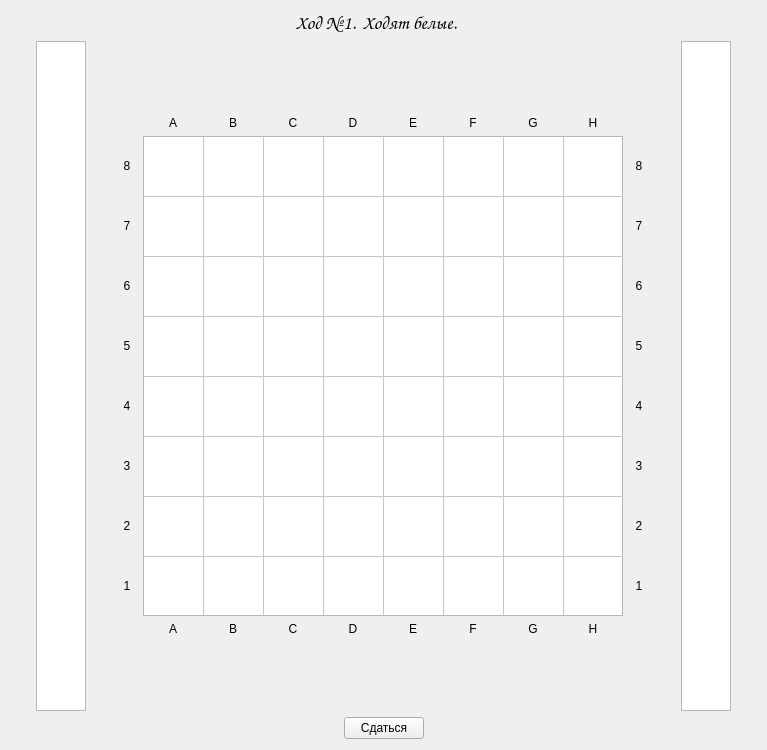
<?xml version="1.0" encoding="UTF-8"?>
<ui version="4.0">
 <class>gameWindow</class>
 <widget class="QMainWindow" name="gameWindow">
  <property name="geometry">
   <rect>
    <x>0</x>
    <y>0</y>
    <width>767</width>
    <height>750</height>
   </rect>
  </property>
  <property name="windowTitle">
   <string>Шахматы</string>
  </property>
  <widget class="QWidget" name="centralWidget">
   <layout class="QVBoxLayout" name="verticalLayout">
    <item>
     <layout class="QHBoxLayout" name="horizontalLayout_2">
      <item>
       <spacer name="horizontalSpacer">
        <property name="orientation">
         <enum>Qt::Horizontal</enum>
        </property>
        <property name="sizeHint" stdset="0">
         <size>
          <width>40</width>
          <height>20</height>
         </size>
        </property>
       </spacer>
      </item>
      <item>
       <widget class="QLabel" name="step">
        <property name="font">
         <font>
          <family>Comic Sans MS</family>
          <pointsize>14</pointsize>
         </font>
        </property>
        <property name="text">
         <string>Ход №1.</string>
        </property>
       </widget>
      </item>
      <item>
       <widget class="QLabel" name="color">
        <property name="font">
         <font>
          <family>Comic Sans MS</family>
          <pointsize>14</pointsize>
         </font>
        </property>
        <property name="text">
         <string>Ходят белые.</string>
        </property>
       </widget>
      </item>
      <item>
       <widget class="QLabel" name="sit">
        <property name="font">
         <font>
          <family>Comic Sans MS</family>
          <pointsize>14</pointsize>
          <weight>50</weight>
          <italic>false</italic>
          <bold>false</bold>
         </font>
        </property>
        <property name="text">
         <string/>
        </property>
        <property name="textFormat">
         <enum>Qt::PlainText</enum>
        </property>
       </widget>
      </item>
      <item>
       <spacer name="horizontalSpacer_2">
        <property name="orientation">
         <enum>Qt::Horizontal</enum>
        </property>
        <property name="sizeHint" stdset="0">
         <size>
          <width>40</width>
          <height>20</height>
         </size>
        </property>
       </spacer>
      </item>
     </layout>
    </item>
    <item>
     <layout class="QHBoxLayout" name="horizontalLayout">
      <item>
       <spacer name="horizontalSpacer_7">
        <property name="orientation">
         <enum>Qt::Horizontal</enum>
        </property>
        <property name="sizeHint" stdset="0">
         <size>
          <width>40</width>
          <height>20</height>
         </size>
        </property>
       </spacer>
      </item>
      <item>
       <widget class="QTableWidget" name="white">
        <property name="minimumSize">
         <size>
          <width>50</width>
          <height>0</height>
         </size>
        </property>
        <property name="maximumSize">
         <size>
          <width>50</width>
          <height>16777215</height>
         </size>
        </property>
        <property name="font">
         <font>
          <family>Meiryo UI</family>
          <pointsize>20</pointsize>
         </font>
        </property>
        <attribute name="horizontalHeaderVisible">
         <bool>false</bool>
        </attribute>
        <attribute name="horizontalHeaderDefaultSectionSize">
         <number>50</number>
        </attribute>
        <attribute name="horizontalHeaderMinimumSectionSize">
         <number>50</number>
        </attribute>
        <attribute name="verticalHeaderVisible">
         <bool>false</bool>
        </attribute>
        <attribute name="verticalHeaderDefaultSectionSize">
         <number>50</number>
        </attribute>
        <attribute name="verticalHeaderHighlightSections">
         <bool>false</bool>
        </attribute>
        <attribute name="verticalHeaderMinimumSectionSize">
         <number>50</number>
        </attribute>
        <column>
         <property name="text">
          <string/>
         </property>
        </column>
       </widget>
      </item>
      <item>
       <spacer name="horizontalSpacer_6">
        <property name="orientation">
         <enum>Qt::Horizontal</enum>
        </property>
        <property name="sizeHint" stdset="0">
         <size>
          <width>40</width>
          <height>20</height>
         </size>
        </property>
       </spacer>
      </item>
      <item>
       <layout class="QHBoxLayout" name="horizontalLayout_4">
        <item>
         <layout class="QVBoxLayout" name="verticalLayout_4">
          <property name="spacing">
           <number>0</number>
          </property>
          <item>
           <spacer name="verticalSpacer_5">
            <property name="orientation">
             <enum>Qt::Vertical</enum>
            </property>
            <property name="sizeHint" stdset="0">
             <size>
              <width>20</width>
              <height>40</height>
             </size>
            </property>
           </spacer>
          </item>
          <item>
           <widget class="QLabel" name="l8">
            <property name="minimumSize">
             <size>
              <width>0</width>
              <height>60</height>
             </size>
            </property>
            <property name="text">
             <string>8</string>
            </property>
            <property name="alignment">
             <set>Qt::AlignCenter</set>
            </property>
           </widget>
          </item>
          <item>
           <widget class="QLabel" name="l7">
            <property name="minimumSize">
             <size>
              <width>0</width>
              <height>60</height>
             </size>
            </property>
            <property name="text">
             <string>7</string>
            </property>
            <property name="alignment">
             <set>Qt::AlignCenter</set>
            </property>
           </widget>
          </item>
          <item>
           <widget class="QLabel" name="l6">
            <property name="minimumSize">
             <size>
              <width>0</width>
              <height>60</height>
             </size>
            </property>
            <property name="text">
             <string>6</string>
            </property>
            <property name="alignment">
             <set>Qt::AlignCenter</set>
            </property>
           </widget>
          </item>
          <item>
           <widget class="QLabel" name="l5">
            <property name="minimumSize">
             <size>
              <width>0</width>
              <height>60</height>
             </size>
            </property>
            <property name="text">
             <string>5</string>
            </property>
            <property name="alignment">
             <set>Qt::AlignCenter</set>
            </property>
           </widget>
          </item>
          <item>
           <widget class="QLabel" name="l4">
            <property name="minimumSize">
             <size>
              <width>0</width>
              <height>60</height>
             </size>
            </property>
            <property name="text">
             <string>4</string>
            </property>
            <property name="alignment">
             <set>Qt::AlignCenter</set>
            </property>
           </widget>
          </item>
          <item>
           <widget class="QLabel" name="l3">
            <property name="minimumSize">
             <size>
              <width>0</width>
              <height>60</height>
             </size>
            </property>
            <property name="text">
             <string>3</string>
            </property>
            <property name="alignment">
             <set>Qt::AlignCenter</set>
            </property>
           </widget>
          </item>
          <item>
           <widget class="QLabel" name="l2">
            <property name="minimumSize">
             <size>
              <width>0</width>
              <height>60</height>
             </size>
            </property>
            <property name="text">
             <string>2</string>
            </property>
            <property name="alignment">
             <set>Qt::AlignCenter</set>
            </property>
           </widget>
          </item>
          <item>
           <widget class="QLabel" name="l1">
            <property name="minimumSize">
             <size>
              <width>0</width>
              <height>60</height>
             </size>
            </property>
            <property name="text">
             <string>1</string>
            </property>
            <property name="alignment">
             <set>Qt::AlignCenter</set>
            </property>
           </widget>
          </item>
          <item>
           <spacer name="verticalSpacer_6">
            <property name="orientation">
             <enum>Qt::Vertical</enum>
            </property>
            <property name="sizeHint" stdset="0">
             <size>
              <width>20</width>
              <height>40</height>
             </size>
            </property>
           </spacer>
          </item>
         </layout>
        </item>
        <item>
         <layout class="QVBoxLayout" name="verticalLayout_2">
          <item>
           <spacer name="verticalSpacer">
            <property name="orientation">
             <enum>Qt::Vertical</enum>
            </property>
            <property name="sizeHint" stdset="0">
             <size>
              <width>20</width>
              <height>40</height>
             </size>
            </property>
           </spacer>
          </item>
          <item>
           <layout class="QHBoxLayout" name="horizontalLayout_5">
            <property name="spacing">
             <number>0</number>
            </property>
            <item>
             <widget class="QLabel" name="tA">
              <property name="text">
               <string>A</string>
              </property>
              <property name="alignment">
               <set>Qt::AlignCenter</set>
              </property>
             </widget>
            </item>
            <item>
             <widget class="QLabel" name="tB">
              <property name="text">
               <string>B</string>
              </property>
              <property name="alignment">
               <set>Qt::AlignCenter</set>
              </property>
             </widget>
            </item>
            <item>
             <widget class="QLabel" name="tC">
              <property name="text">
               <string>C</string>
              </property>
              <property name="alignment">
               <set>Qt::AlignCenter</set>
              </property>
             </widget>
            </item>
            <item>
             <widget class="QLabel" name="tD">
              <property name="text">
               <string>D</string>
              </property>
              <property name="alignment">
               <set>Qt::AlignCenter</set>
              </property>
             </widget>
            </item>
            <item>
             <widget class="QLabel" name="tE">
              <property name="text">
               <string>E</string>
              </property>
              <property name="alignment">
               <set>Qt::AlignCenter</set>
              </property>
             </widget>
            </item>
            <item>
             <widget class="QLabel" name="tF">
              <property name="text">
               <string>F</string>
              </property>
              <property name="alignment">
               <set>Qt::AlignCenter</set>
              </property>
             </widget>
            </item>
            <item>
             <widget class="QLabel" name="tG">
              <property name="text">
               <string>G</string>
              </property>
              <property name="alignment">
               <set>Qt::AlignCenter</set>
              </property>
             </widget>
            </item>
            <item>
             <widget class="QLabel" name="tH">
              <property name="text">
               <string>H</string>
              </property>
              <property name="alignment">
               <set>Qt::AlignCenter</set>
              </property>
             </widget>
            </item>
           </layout>
          </item>
          <item>
           <widget class="QTableWidget" name="board">
            <property name="minimumSize">
             <size>
              <width>480</width>
              <height>480</height>
             </size>
            </property>
            <property name="maximumSize">
             <size>
              <width>480</width>
              <height>480</height>
             </size>
            </property>
            <property name="font">
             <font>
              <family>Meiryo UI</family>
              <pointsize>30</pointsize>
             </font>
            </property>
            <property name="contextMenuPolicy">
             <enum>Qt::NoContextMenu</enum>
            </property>
            <property name="layoutDirection">
             <enum>Qt::LeftToRight</enum>
            </property>
            <property name="verticalScrollBarPolicy">
             <enum>Qt::ScrollBarAlwaysOff</enum>
            </property>
            <property name="horizontalScrollBarPolicy">
             <enum>Qt::ScrollBarAlwaysOff</enum>
            </property>
            <property name="autoScroll">
             <bool>false</bool>
            </property>
            <property name="editTriggers">
             <set>QAbstractItemView::NoEditTriggers</set>
            </property>
            <property name="tabKeyNavigation">
             <bool>false</bool>
            </property>
            <property name="showDropIndicator" stdset="0">
             <bool>false</bool>
            </property>
            <property name="dragDropOverwriteMode">
             <bool>false</bool>
            </property>
            <property name="selectionMode">
             <enum>QAbstractItemView::SingleSelection</enum>
            </property>
            <property name="showGrid">
             <bool>true</bool>
            </property>
            <property name="gridStyle">
             <enum>Qt::CustomDashLine</enum>
            </property>
            <attribute name="horizontalHeaderVisible">
             <bool>false</bool>
            </attribute>
            <attribute name="horizontalHeaderDefaultSectionSize">
             <number>60</number>
            </attribute>
            <attribute name="horizontalHeaderMinimumSectionSize">
             <number>60</number>
            </attribute>
            <attribute name="horizontalHeaderShowSortIndicator" stdset="0">
             <bool>true</bool>
            </attribute>
            <attribute name="verticalHeaderVisible">
             <bool>false</bool>
            </attribute>
            <attribute name="verticalHeaderCascadingSectionResizes">
             <bool>false</bool>
            </attribute>
            <attribute name="verticalHeaderDefaultSectionSize">
             <number>60</number>
            </attribute>
            <attribute name="verticalHeaderMinimumSectionSize">
             <number>60</number>
            </attribute>
            <row>
             <property name="text">
              <string>8</string>
             </property>
            </row>
            <row>
             <property name="text">
              <string>7</string>
             </property>
            </row>
            <row>
             <property name="text">
              <string>6</string>
             </property>
            </row>
            <row>
             <property name="text">
              <string>5</string>
             </property>
            </row>
            <row>
             <property name="text">
              <string>4</string>
             </property>
            </row>
            <row>
             <property name="text">
              <string>3</string>
             </property>
            </row>
            <row>
             <property name="text">
              <string>2</string>
             </property>
            </row>
            <row>
             <property name="text">
              <string>1</string>
             </property>
            </row>
            <column>
             <property name="text">
              <string>A</string>
             </property>
            </column>
            <column>
             <property name="text">
              <string>B</string>
             </property>
            </column>
            <column>
             <property name="text">
              <string>C</string>
             </property>
            </column>
            <column>
             <property name="text">
              <string>D</string>
             </property>
            </column>
            <column>
             <property name="text">
              <string>E</string>
             </property>
            </column>
            <column>
             <property name="text">
              <string>F</string>
             </property>
            </column>
            <column>
             <property name="text">
              <string>G</string>
             </property>
            </column>
            <column>
             <property name="text">
              <string>H</string>
             </property>
            </column>
           </widget>
          </item>
          <item>
           <layout class="QHBoxLayout" name="horizontalLayout_6">
            <property name="spacing">
             <number>0</number>
            </property>
            <item>
             <widget class="QLabel" name="dA">
              <property name="text">
               <string>A</string>
              </property>
              <property name="alignment">
               <set>Qt::AlignCenter</set>
              </property>
             </widget>
            </item>
            <item>
             <widget class="QLabel" name="dB">
              <property name="text">
               <string>B</string>
              </property>
              <property name="alignment">
               <set>Qt::AlignCenter</set>
              </property>
             </widget>
            </item>
            <item>
             <widget class="QLabel" name="dC">
              <property name="text">
               <string>C</string>
              </property>
              <property name="alignment">
               <set>Qt::AlignCenter</set>
              </property>
             </widget>
            </item>
            <item>
             <widget class="QLabel" name="dD">
              <property name="text">
               <string>D</string>
              </property>
              <property name="alignment">
               <set>Qt::AlignCenter</set>
              </property>
             </widget>
            </item>
            <item>
             <widget class="QLabel" name="dE">
              <property name="text">
               <string>E</string>
              </property>
              <property name="alignment">
               <set>Qt::AlignCenter</set>
              </property>
             </widget>
            </item>
            <item>
             <widget class="QLabel" name="dF">
              <property name="text">
               <string>F</string>
              </property>
              <property name="alignment">
               <set>Qt::AlignCenter</set>
              </property>
             </widget>
            </item>
            <item>
             <widget class="QLabel" name="dG">
              <property name="text">
               <string>G</string>
              </property>
              <property name="alignment">
               <set>Qt::AlignCenter</set>
              </property>
             </widget>
            </item>
            <item>
             <widget class="QLabel" name="dH">
              <property name="text">
               <string>H</string>
              </property>
              <property name="alignment">
               <set>Qt::AlignCenter</set>
              </property>
             </widget>
            </item>
           </layout>
          </item>
          <item>
           <spacer name="verticalSpacer_2">
            <property name="orientation">
             <enum>Qt::Vertical</enum>
            </property>
            <property name="sizeHint" stdset="0">
             <size>
              <width>20</width>
              <height>40</height>
             </size>
            </property>
           </spacer>
          </item>
         </layout>
        </item>
       </layout>
      </item>
      <item>
       <layout class="QVBoxLayout" name="verticalLayout_3">
        <property name="spacing">
         <number>0</number>
        </property>
        <item>
         <spacer name="verticalSpacer_4">
          <property name="orientation">
           <enum>Qt::Vertical</enum>
          </property>
          <property name="sizeHint" stdset="0">
           <size>
            <width>20</width>
            <height>40</height>
           </size>
          </property>
         </spacer>
        </item>
        <item>
         <widget class="QLabel" name="r8">
          <property name="minimumSize">
           <size>
            <width>0</width>
            <height>60</height>
           </size>
          </property>
          <property name="text">
           <string>8</string>
          </property>
          <property name="alignment">
           <set>Qt::AlignCenter</set>
          </property>
         </widget>
        </item>
        <item>
         <widget class="QLabel" name="r7">
          <property name="minimumSize">
           <size>
            <width>0</width>
            <height>60</height>
           </size>
          </property>
          <property name="text">
           <string>7</string>
          </property>
          <property name="alignment">
           <set>Qt::AlignCenter</set>
          </property>
         </widget>
        </item>
        <item>
         <widget class="QLabel" name="r6">
          <property name="minimumSize">
           <size>
            <width>0</width>
            <height>60</height>
           </size>
          </property>
          <property name="text">
           <string>6</string>
          </property>
          <property name="alignment">
           <set>Qt::AlignCenter</set>
          </property>
         </widget>
        </item>
        <item>
         <widget class="QLabel" name="r5">
          <property name="minimumSize">
           <size>
            <width>0</width>
            <height>60</height>
           </size>
          </property>
          <property name="text">
           <string>5</string>
          </property>
          <property name="alignment">
           <set>Qt::AlignCenter</set>
          </property>
         </widget>
        </item>
        <item>
         <widget class="QLabel" name="r4">
          <property name="minimumSize">
           <size>
            <width>0</width>
            <height>60</height>
           </size>
          </property>
          <property name="text">
           <string>4</string>
          </property>
          <property name="alignment">
           <set>Qt::AlignCenter</set>
          </property>
         </widget>
        </item>
        <item>
         <widget class="QLabel" name="r3">
          <property name="minimumSize">
           <size>
            <width>0</width>
            <height>60</height>
           </size>
          </property>
          <property name="text">
           <string>3</string>
          </property>
          <property name="alignment">
           <set>Qt::AlignCenter</set>
          </property>
         </widget>
        </item>
        <item>
         <widget class="QLabel" name="r2">
          <property name="minimumSize">
           <size>
            <width>0</width>
            <height>60</height>
           </size>
          </property>
          <property name="text">
           <string>2</string>
          </property>
          <property name="alignment">
           <set>Qt::AlignCenter</set>
          </property>
         </widget>
        </item>
        <item>
         <widget class="QLabel" name="r1">
          <property name="minimumSize">
           <size>
            <width>0</width>
            <height>60</height>
           </size>
          </property>
          <property name="maximumSize">
           <size>
            <width>60</width>
            <height>16777215</height>
           </size>
          </property>
          <property name="text">
           <string>1</string>
          </property>
          <property name="alignment">
           <set>Qt::AlignCenter</set>
          </property>
         </widget>
        </item>
        <item>
         <spacer name="verticalSpacer_3">
          <property name="orientation">
           <enum>Qt::Vertical</enum>
          </property>
          <property name="sizeHint" stdset="0">
           <size>
            <width>20</width>
            <height>40</height>
           </size>
          </property>
         </spacer>
        </item>
       </layout>
      </item>
      <item>
       <spacer name="horizontalSpacer_5">
        <property name="orientation">
         <enum>Qt::Horizontal</enum>
        </property>
        <property name="sizeHint" stdset="0">
         <size>
          <width>40</width>
          <height>20</height>
         </size>
        </property>
       </spacer>
      </item>
      <item>
       <widget class="QTableWidget" name="black">
        <property name="minimumSize">
         <size>
          <width>50</width>
          <height>0</height>
         </size>
        </property>
        <property name="maximumSize">
         <size>
          <width>50</width>
          <height>16777215</height>
         </size>
        </property>
        <property name="font">
         <font>
          <pointsize>20</pointsize>
         </font>
        </property>
        <property name="showGrid">
         <bool>true</bool>
        </property>
        <attribute name="horizontalHeaderVisible">
         <bool>false</bool>
        </attribute>
        <attribute name="horizontalHeaderDefaultSectionSize">
         <number>50</number>
        </attribute>
        <attribute name="horizontalHeaderMinimumSectionSize">
         <number>50</number>
        </attribute>
        <attribute name="verticalHeaderVisible">
         <bool>false</bool>
        </attribute>
        <attribute name="verticalHeaderDefaultSectionSize">
         <number>50</number>
        </attribute>
        <attribute name="verticalHeaderMinimumSectionSize">
         <number>50</number>
        </attribute>
        <column>
         <property name="text">
          <string/>
         </property>
        </column>
       </widget>
      </item>
      <item>
       <spacer name="horizontalSpacer_8">
        <property name="orientation">
         <enum>Qt::Horizontal</enum>
        </property>
        <property name="sizeHint" stdset="0">
         <size>
          <width>40</width>
          <height>20</height>
         </size>
        </property>
       </spacer>
      </item>
     </layout>
    </item>
    <item>
     <layout class="QHBoxLayout" name="horizontalLayout_3">
      <item>
       <spacer name="horizontalSpacer_3">
        <property name="orientation">
         <enum>Qt::Horizontal</enum>
        </property>
        <property name="sizeHint" stdset="0">
         <size>
          <width>40</width>
          <height>20</height>
         </size>
        </property>
       </spacer>
      </item>
      <item>
       <widget class="QPushButton" name="surrender">
        <property name="text">
         <string>Сдаться</string>
        </property>
       </widget>
      </item>
      <item>
       <spacer name="horizontalSpacer_4">
        <property name="orientation">
         <enum>Qt::Horizontal</enum>
        </property>
        <property name="sizeHint" stdset="0">
         <size>
          <width>40</width>
          <height>20</height>
         </size>
        </property>
       </spacer>
      </item>
     </layout>
    </item>
   </layout>
  </widget>
 </widget>
 <layoutdefault spacing="6" margin="11"/>
 <resources/>
 <connections/>
</ui>
